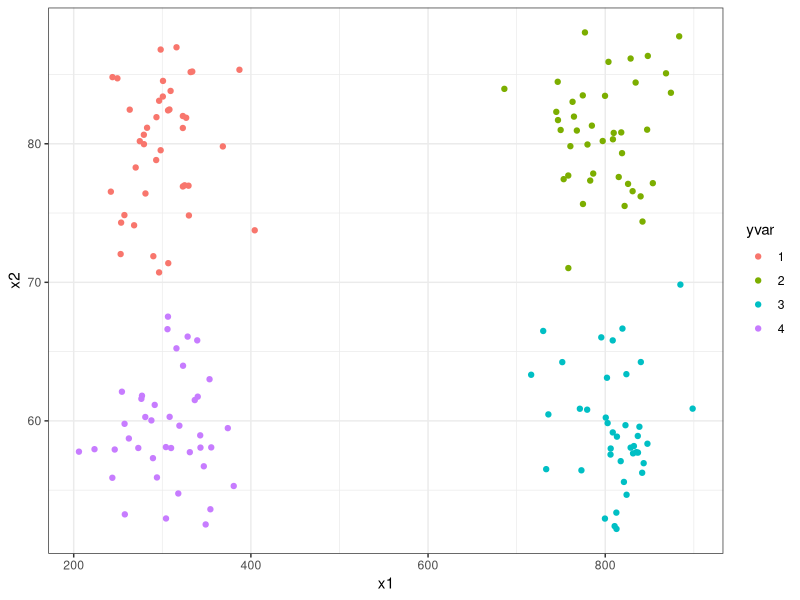
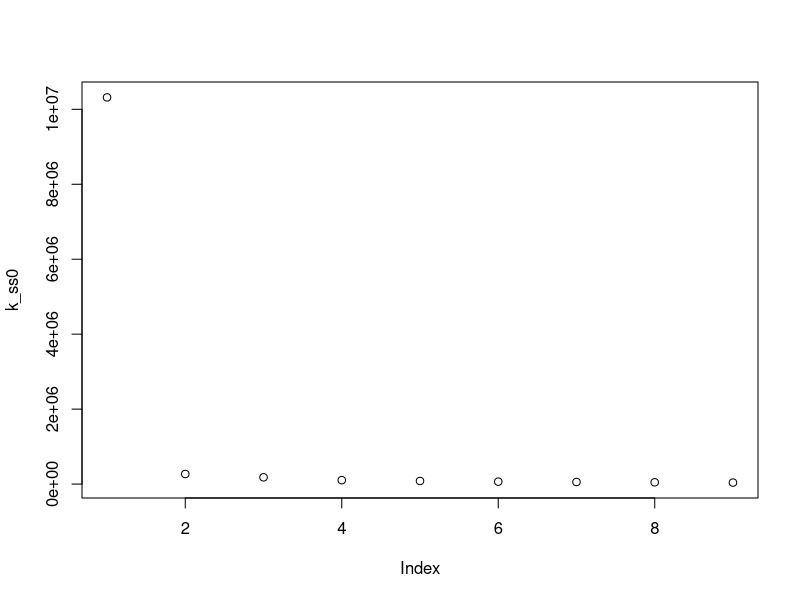
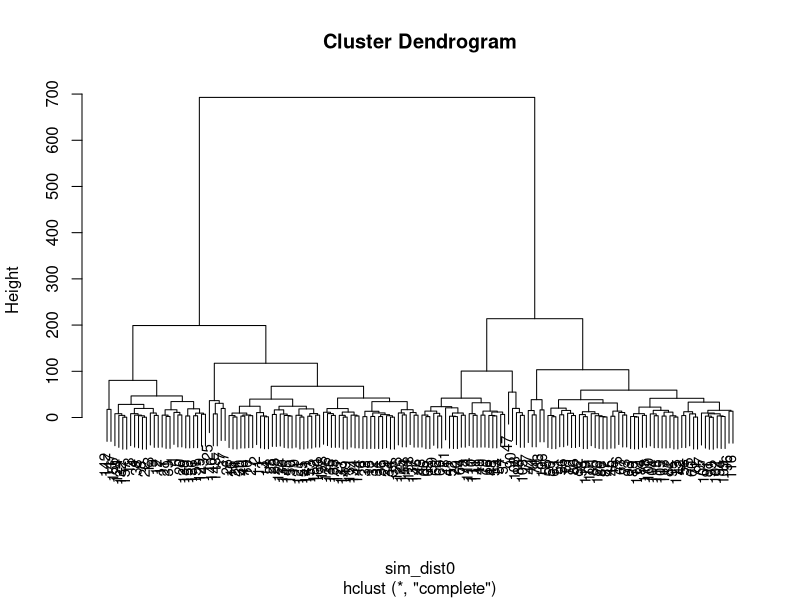
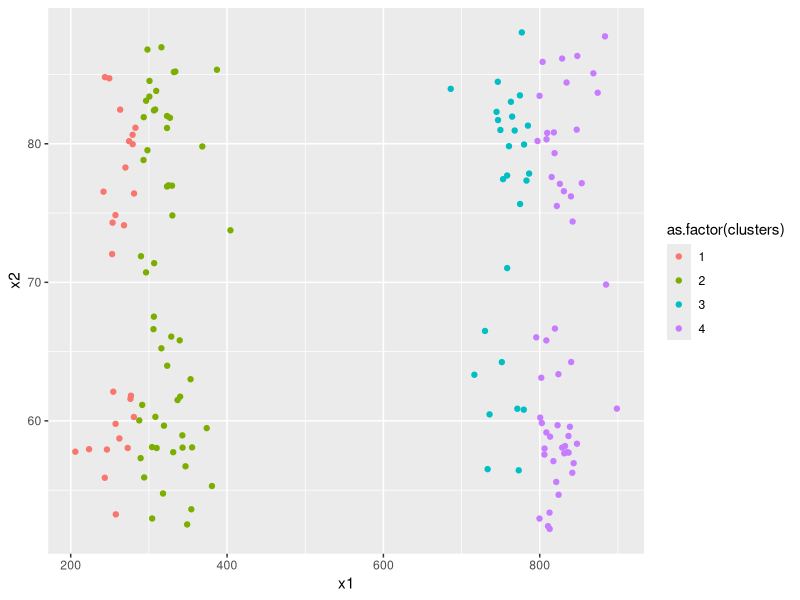
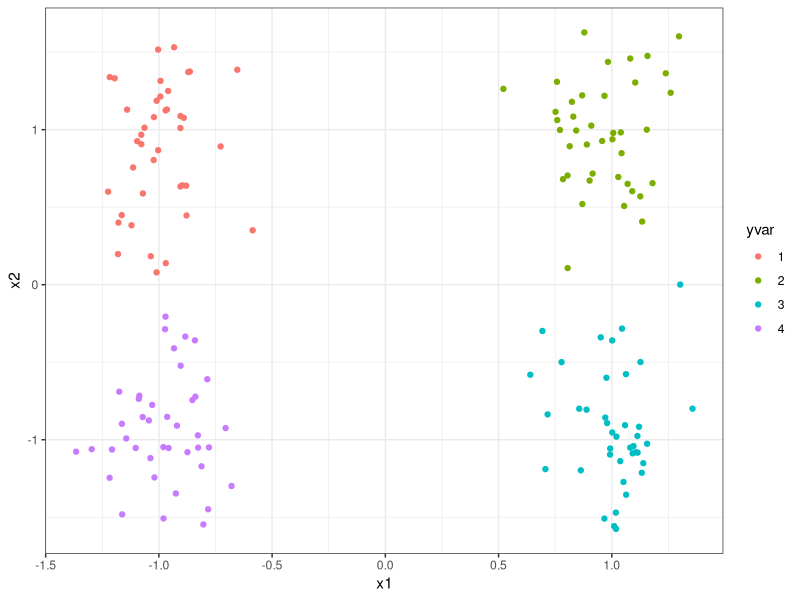
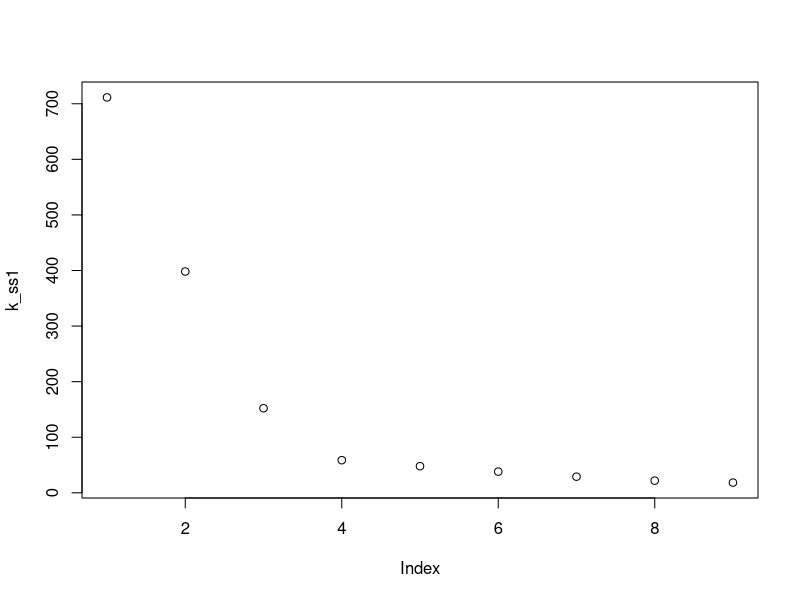
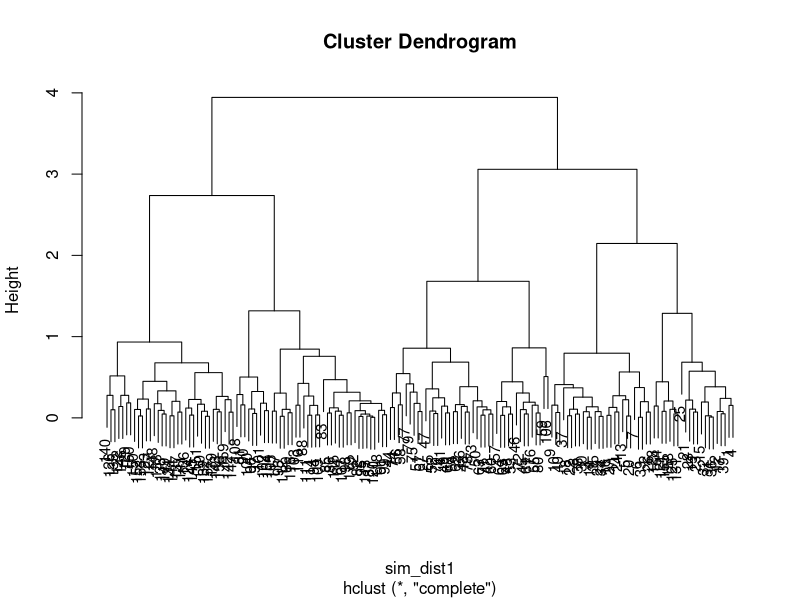
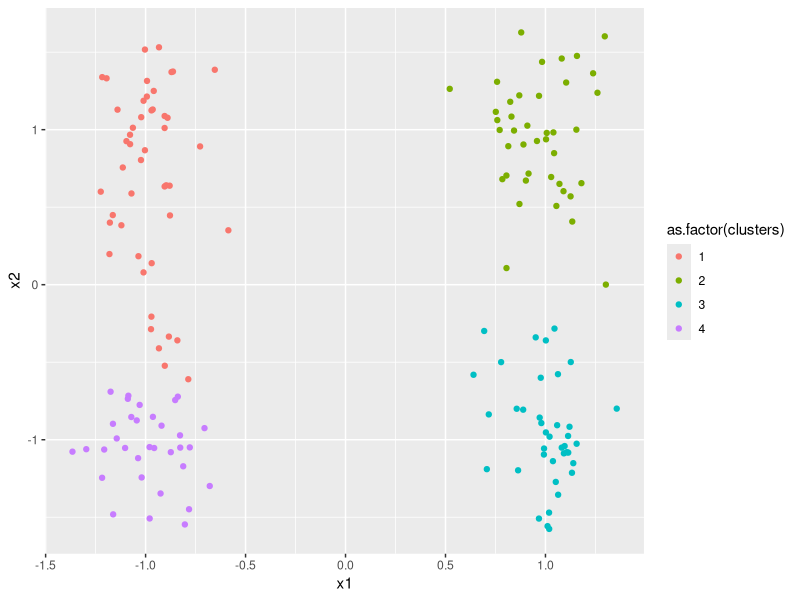

Generate these figures, in order, with R:
## ---- chunk 1
library(tidyverse)

## ---- chunk 2
#create data with 4 regions of features
set.seed(1847)
#group1
y1 <- rep(1,40)
x11 <- rnorm(40,300,40)
x12 <- rnorm(40,80,4)  
#group2
y2 <- rep(2,40)
x21 <- rnorm(40,800,40)
x22 <- rnorm(40,80,4)
#group3
y3 <- rep(3,40)
x31 <- rnorm(40,800,40)
x32 <- rnorm(40,60,4)
#group4
y4 <- rep(4,40)
x41 <- rnorm(40,300,40)
x42 <- rnorm(40,60,4)

#combine the regions
yvar <- c(y1,y2,y3,y4)
x1 <- c(x11,x21,x31,x41)
x2 <- c(x12,x22,x32,x42)

#combine the variables
sim_dat0 <- as.data.frame(cbind(yvar,x1,x2))
glimpse(sim_dat0)

## ---- chunk 3
ggplot(sim_dat0) +
  geom_point(aes(x = x1, y = x2, color = as.factor(yvar))) + 
  labs(color = 'yvar') +
  theme_bw()
## ---- chunk 4
#run kmeans
set.seed(1847)
k_ss0 <- rep(0,9)
for(i in 1:9){
  sim_clust0 <- kmeans(sim_dat0,centers=i,nstart=30)
  k_ss0[i] <- sim_clust0$tot.withinss
}
plot(k_ss0)

## ---- chunk 5
sim_clust0 <-kmeans(sim_dat0,centers=2,nstart=30)
table(sim_clust0$cluster,sim_dat0$yvar)

## ---- chunk 6
#run hclustering
sim_dist0 <- dist(sim_dat0[2:3])

## ---- chunk 7
sim_hclust0 <- hclust(sim_dist0,method="complete")
plot(sim_hclust0,cex=0.9)

## ---- chunk 8
sim_dat0$clusters <- cutree(sim_hclust0,4)


cluster_plot0 <- ggplot(sim_dat0,aes(x=x1,y=x2,color=as.factor(clusters)))+geom_point()
cluster_plot0

## ---- chunk 9
#rescale the data 
sim_dat1 <- sim_dat0
sim_dat1[2:3]<- as.data.frame(lapply(sim_dat1[2:3],scale))
glimpse(sim_dat1)

## ---- chunk 10
ggplot(sim_dat1) +
  geom_point(aes(x = x1, y = x2, color = as.factor(yvar))) + 
  labs(color = 'yvar') +
  theme_bw()
## ---- chunk 11
#run kmeans
set.seed(1847)
k_ss1 <- rep(0,9)
for(i in 1:9){
  sim_clust1 <- kmeans(sim_dat1,centers=i,nstart=30)
  k_ss1[i] <- sim_clust1$tot.withinss
}
plot(k_ss1)

## ---- chunk 12
sim_clust1 <-kmeans(sim_dat1,centers=4,nstart=30)
table(sim_clust1$cluster,sim_dat1$yvar)

## ---- chunk 13
#run hclustering
sim_dist1 <- dist(sim_dat1[2:3])

## ---- chunk 14
sim_hclust1 <- hclust(sim_dist1,method="complete")
plot(sim_hclust1,cex=0.9)

## ---- chunk 15
sim_dat1$clusters <- cutree(sim_hclust1,4)


cluster_plot1 <- ggplot(sim_dat1,aes(x=x1,y=x2,color=as.factor(clusters)))+geom_point()
cluster_plot1
## ---- chunk 16
sim_dist1_0 <- dist(sim_dat1[2:3],method="manhattan")
sim_hclust1_0 <- hclust(sim_dist1_0,method="complete")
plot(sim_hclust1_0,cex=0.9)

## ---- chunk 17
sim_dat1$clusters0 <- cutree(sim_hclust1_0,4)


cluster_plot1_0 <- ggplot(sim_dat1,aes(x=x1,y=x2,color=as.factor(clusters0)))+geom_point()
cluster_plot1_0
## ---- chunk 18
set.seed(1847)
ddist2 <- data.frame(x1 = rnorm(160, 0, 2), x2 = rnorm(160, 0, 2), y = rep(1, 160))
ggplot(ddist2) + geom_point(aes(x = x1, y = x2, color = y))
## ---- chunk 19
set.seed(1847)
sim_dist2 <- dist(ddist2[2:3])
sim_hclust2 <- hclust(sim_dist2,method="complete")
plot(sim_hclust2,cex=0.9)
## ---- chunk 20
#run kmeans
set.seed(1847)
k_ss2 <- rep(0,9)
for(i in 1:9){
  sim_hclust2 <- kmeans(ddist2,centers=i,nstart=30)
  k_ss2[i] <- sim_hclust2$tot.withinss
}
plot(k_ss2)
## ---- chunk 21
set.seed(2755)
ddist3 <- data.frame(x1 = rnorm(160, 0, 2), x2 = rnorm(160, 0, 2), y = rep(1, 160))
ggplot(ddist3) + geom_point(aes(x = x1, y = x2, color = y))
## ---- chunk 22
set.seed(2755)
sim_dist3 <- dist(ddist3[2:3])
sim_hclust3 <- hclust(sim_dist3,method="complete")
plot(sim_hclust3,cex=0.9)
## ---- chunk 23
#run kmeans
set.seed(2755)
k_ss3 <- rep(0,9)
for(i in 1:9){
  sim_hclust3 <- kmeans(ddist3,centers=i,nstart=30)
  k_ss3[i] <- sim_hclust3$tot.withinss
}
plot(k_ss3)
